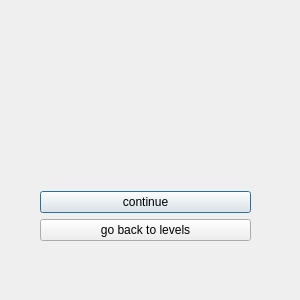
<?xml version="1.0" encoding="UTF-8"?>
<ui version="4.0">
 <class>Settings</class>
 <widget class="QDialog" name="Settings">
  <property name="geometry">
   <rect>
    <x>0</x>
    <y>0</y>
    <width>300</width>
    <height>300</height>
   </rect>
  </property>
  <property name="minimumSize">
   <size>
    <width>300</width>
    <height>300</height>
   </size>
  </property>
  <property name="maximumSize">
   <size>
    <width>300</width>
    <height>300</height>
   </size>
  </property>
  <property name="windowTitle">
   <string>Dialog</string>
  </property>
  <widget class="QWidget" name="verticalLayoutWidget">
   <property name="geometry">
    <rect>
     <x>40</x>
     <y>60</y>
     <width>211</width>
     <height>181</height>
    </rect>
   </property>
   <layout class="QVBoxLayout" name="verticalLayout">
    <item>
     <layout class="QHBoxLayout" name="horizontalLayout_score">
      <item>
       <layout class="QGridLayout" name="gridLayout_star"/>
      </item>
      <item>
       <widget class="QLabel" name="label_score">
        <property name="text">
         <string/>
        </property>
       </widget>
      </item>
     </layout>
    </item>
    <item>
     <widget class="QPushButton" name="pushButton_continue">
      <property name="text">
       <string>continue</string>
      </property>
     </widget>
    </item>
    <item>
     <widget class="QPushButton" name="pushButton_goBack">
      <property name="text">
       <string>go back to levels</string>
      </property>
     </widget>
    </item>
   </layout>
  </widget>
 </widget>
 <resources/>
 <connections/>
</ui>
